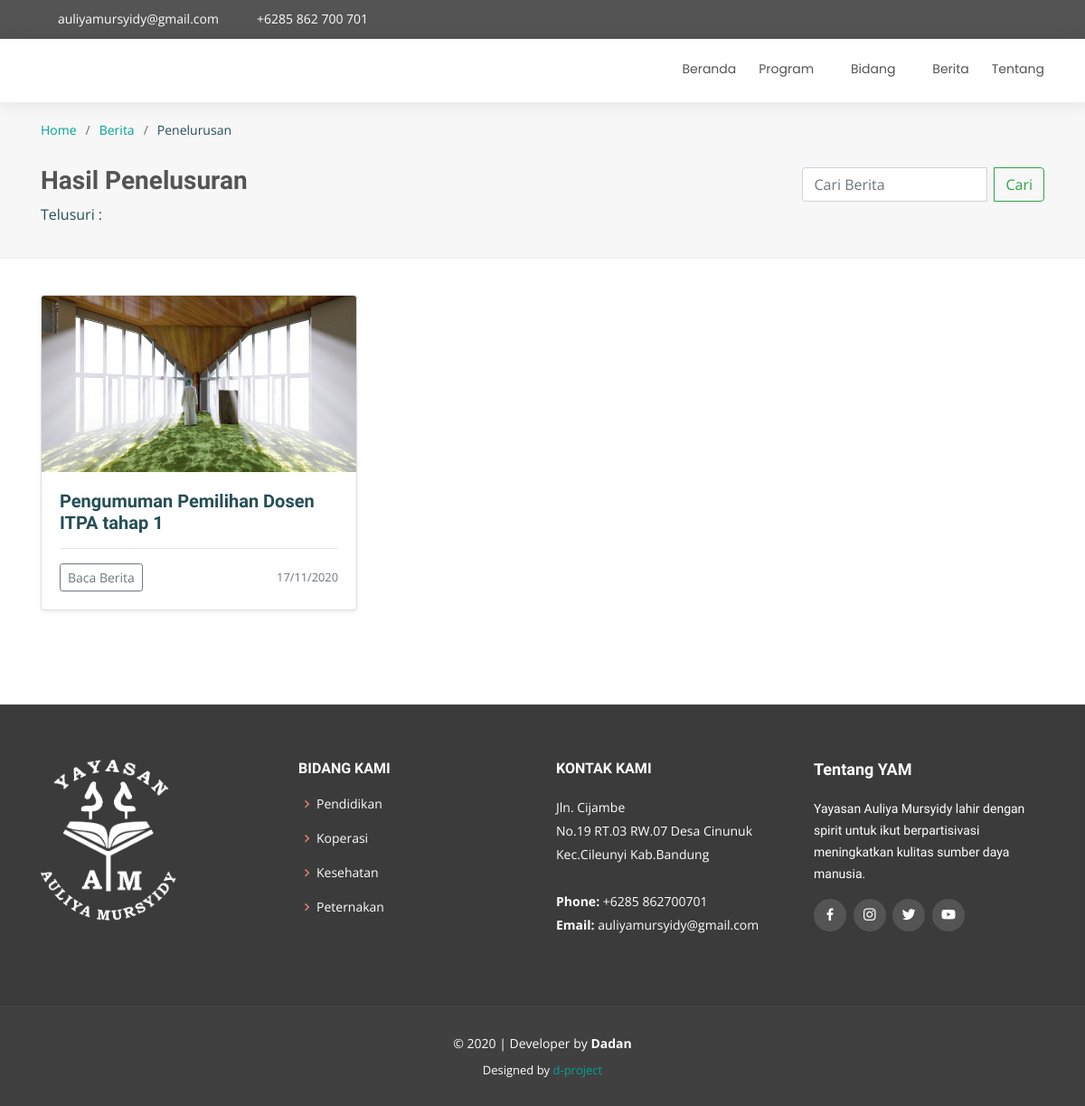
/index.php/user/search, run on an earlier commit of the app's database.
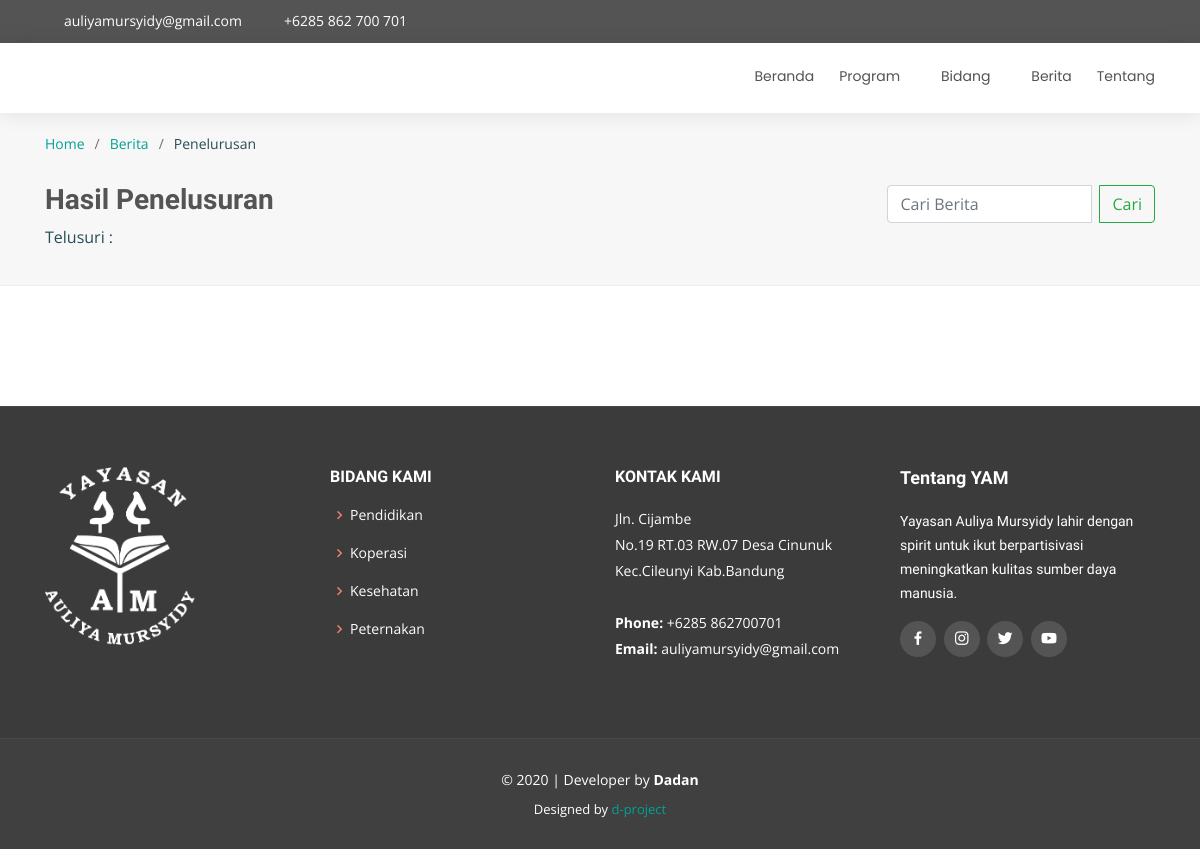
And on a later commit of the database.
### tables this page shows
CREATE TABLE `tb_berita` (
  `id` int(5) NOT NULL AUTO_INCREMENT,
  `tgl` date DEFAULT NULL,
  `judul` varchar(90) DEFAULT NULL,
  `redaksi` text DEFAULT NULL,
  `cover` text DEFAULT NULL,
  PRIMARY KEY (`id`)
);

### application/controllers/user.php (called while the page is built, shortened)
<?php
class User extends CI_Controller {
        public function search(){
                $data['judul'] = 'Penelusuran';
                $keyword = $this->input->post('keyword');
                $data['cari'] = $this->m_master->cari_data($keyword);
                $data['kunci'] = $keyword;
                $this->load->view('template/header',$data);
                $this->load->view('v_cari',$data);
                $this->load->view('template/footer');
        }
}

### index.php (called while the page is built, shortened)
<?php
require_once BASEPATH.'core/CodeIgniter.php';

### application/models/m_master.php (called while the page is built, shortened)
<?php
class M_master extends CI_Model{
	public function cari_data($keyword){
        $this->db->select('*');
        $this->db->from('tb_berita');
        $this->db->like('judul',$keyword);
        return $this->db->get()->result();
    }
}
?>

### application/views/v_cari.php (the view)
<main id="main">
    <section id="breadcrumbs" class="breadcrumbs">
        <div class="container">
        <ol>
            <li><a href="<?php echo base_url()?>user">Home</a></li>
            <li><a href="<?php echo base_url()?>user/berita">Berita</a></li>
            <li>Penelurusan</li>
        </ol>
            <div class="container p-0 m-0 text-right navbar mt-4">
                <h2>Hasil Penelusuran</h2>
                <?php echo form_open('user/search')?>
                    <form class="form-inline">
                    <div class="input-group">
                        <input class="form-control mr-sm-2" type="search" placeholder="Cari Berita" aria-label="Search" name="keyword">
                        <div class="input-group-append">
                        <button class="btn btn-outline-success my-2 my-sm-0" type="submit">Cari</button>
                        </div>
                    </div>
                    </form>
                <?php echo form_close()?>
            </div>
            <p>Telusuri : <?php echo $kunci?></p>
        </div>
    </section>
    <section id="featured" class="featured">
    <div class="container">
        <div class="row">
        <?php foreach($cari as $ber) { ?>
            <div class="col-md-4">
                <div class="card mb-4 shadow-sm">
                    <img src="<?php echo base_url().'uploads/img/'.$ber->cover;?>" class="card-img-top my-img-feature" alt="...">
                    <div class="card-body">
                    <h5><strong><?php echo $ber->judul?></strong></h5>
                    <hr>
                    <div class="d-flex justify-content-between align-items-center">
                        <div class="btn-group">
                            <?php echo anchor ('user/baca/' .$ber->id, '<button type="button" class="btn btn-sm btn-outline-secondary">Baca Berita</button>') ?>
                        </div>
                        <small class="text-muted"><?php echo date('d/m/Y',strtotime($ber->tgl)); ?></small>
                    </div>
                    </div>
                </div>
            </div>
        <?php } ?>
        </div>
    </div>
    </section>
</main>

What changed in the data, as far as the page shows it:
removed tb_berita: cover (picture), judul "Pengumuman Pemilihan Dosen ITPA tahap 1", id "Baca Berita", tgl "17/11/2020"
